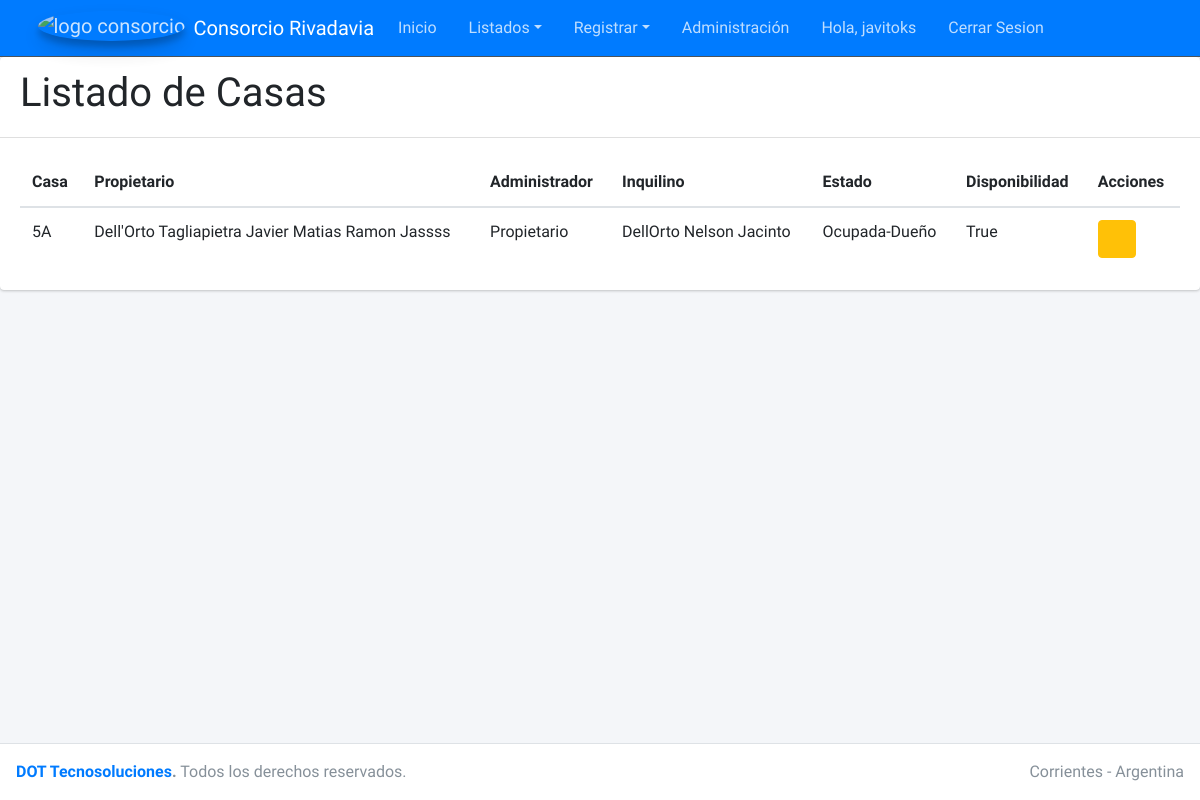
/consorcio/listar_casas/ (signed in), run on the app's committed database.
### casa/models.py (models this page shows, shortened)
class Casa(models.Model):
    numero_casa = models.CharField(max_length=2, blank=False, null=False, help_text='Ingrese el numero y la letra ej: 5A')
    propietario = models.ForeignKey(Propietario, on_delete=models.CASCADE)
    administrador = models.ForeignKey(Administrador, on_delete=models.CASCADE)
    opciones_estado = [('Alquilada', 'Alquilada'), ('Desocupada' , 'Desocupada') , ('Ocupada-Dueño', 'Ocupada-Dueño')]
    estado = models.CharField(max_length=15, null=False, choices=opciones_estado, default='OCU')
    inquilino = models.ForeignKey(Inquilino, verbose_name=("Inquilino"), on_delete=models.CASCADE)
    disponibilidad = models.BooleanField(default=True)
    creado = models.DateTimeField(auto_now_add=True)
    modificado = models.DateTimeField(auto_now=True)
    class Meta:
        ordering = ['numero_casa']
        verbose_name = ("Casa")
        verbose_name_plural = ("Casas")

class Propietario(models.Model):
    nombre = models.CharField(max_length=30)
    apellido = models.CharField(max_length=30, blank=True)
    telefono = models.CharField(max_length=10, blank=True, null=True)
    email = models.EmailField(blank=True, null=True)
    CBU = models.CharField(max_length=22, blank=True, null=True)
    creado = models.DateTimeField(auto_now_add=True)
    modificado = models.DateTimeField(auto_now=True)
    class Meta:
        ordering = ['nombre']
        verbose_name = 'Propietarios'
        verbose_name_plural = "Propietarios"
    def __str__(self):
        return ('{} {}'.format(self.apellido, self.nombre))

class Administrador(models.Model):
    nombre = models.CharField(max_length=30)
    apellido = models.CharField(max_length=30, blank=True)
    telefono = models.CharField(max_length=10, blank=True)
    email = models.EmailField(blank=True)
    creado = models.DateTimeField(auto_now_add=True)
    modificado = models.DateTimeField(auto_now=True)
    class Meta:
        verbose_name = ("Administrador")
        verbose_name_plural = ("Administradores")
    def __str__(self):
        return ('{} {}'.format(self.apellido, self.nombre))

class Inquilino(models.Model):
    nombre = models.CharField(max_length=30)
    apellido = models.CharField(max_length=30, blank=True)
    telefono = models.CharField(max_length=10, blank=True, null=True)
    email = models.EmailField(blank=True, null=True)
    CBU = models.CharField(max_length=22, blank=True, null=True)
    creado = models.DateTimeField(auto_now_add=True)
    modificado = models.DateTimeField(auto_now=True)
    class Meta:
        verbose_name = ("Inquilino")
        verbose_name_plural = ("Inquilinos")
    def __str__(self):
        return ('{} {}'.format(self.apellido, self.nombre))

### casa/views.py (the view)
# urls.py: path('listar_casas/', ListarCasas.as_view(), name='listado_casas'),
class ListarCasas(ListView):
    model = Casa
    template_name = "listado_casas.html"

### casa/templates/listado_casas.html (shortened to what this page needs)
{% extends "list.html" %}
{% block titulo %}
<div><h1>Listado de Casas</h1></div>
{% endblock titulo %}
{% block columns %}
<tr>
  <th scope="col">Casa</th>
  <th scope="col">Propietario</th>
  <th scope="col">Administrador</th>
  <th scope="col">Inquilino</th>
  <th scope="col">Estado</th>
  <th scope="col">Disponibilidad</th>
  <th scope="col">Acciones</th>
</tr>
{% endblock columns %} {% block rows %} {% for casa in object_list %}
<tr>
  <td>{{ casa.numero_casa }}</td>
  <td>{{casa.propietario}}</td>
  <td>{{casa.administrador}}</td>
  <td>{{casa.inquilino}}</td>
  <td>{{casa.estado}}</td>
  <td>{{casa.disponibilidad}}</td>
  <td>
    <a href="{% url 'editarcasa' casa.id %}" class="btn btn-warning">
      <i class="fas fa-edit"></i>
    </a>
  </td>
</tr>
{% endfor %} {% endblock rows %}

### home/templates/header.html (shortened to what this page needs)
{% load static %}
<nav class="main-header navbar navbar-expand-md navbar-primary navbar-dark">
    <div class="container">
      <a href="{% url 'home' %}" class="navbar-brand">
        <img src="{% static 'img/2149-a.png' %}" alt="logo consorcio" class="brand-image img-circle elevation-3" style="opacity: .8">
        <span class="brand-text font-weight-light">Consorcio Rivadavia</span>
      </a>
      <div class="collapse navbar-collapse order-3" id="navbarCollapse">
        <ul class="navbar-nav">
          <li class="nav-item">
            <a href="{% url 'home' %}" class="nav-link">Inicio</a>
          </li>
          <li class="nav-item dropdown">
            <a id="dropdownSubMenu1" href="#" data-toggle="dropdown" aria-haspopup="true" aria-expanded="false" class="nav-link dropdown-toggle">Listados</a>
          </li>
          <li class="nav-item dropdown">
            <a id="dropdownSubMenu1" href="#" data-toggle="dropdown" aria-haspopup="true" aria-expanded="false" class="nav-link dropdown-toggle">Registrar</a>
              <li class="nav-item">
                <a href="{% url 'admin:index' %}" class="nav-link">Administración</a>
              </li>
              <li class="nav-item">
                {% if user.is_authenticated %}
                  <a href="#" class="nav-link">Hola, {{user.username}}</a>
                {% else %}
                  <a href="{% url 'logueo' %}" class="nav-link">Iniciar Sesion</a>
                {% endif %}
              </li>
              <li class="nav-item">
                <a href="{% url 'cerrarsesion' %}" class="nav-link">Cerrar Sesion</a>
              </li>
            </ul>
      </div>
</nav>

### data on the page
Casa: numero_casa "5A", propietario "Dell'Orto Tagliapietra Javier Matias Ramon Jassss", administrador "Propietario", inquilino "DellOrto Nelson Jacinto", estado "Ocupada-Dueño", disponibilidad "True"

### other printed values
{{ user.username }} "javitoks"
